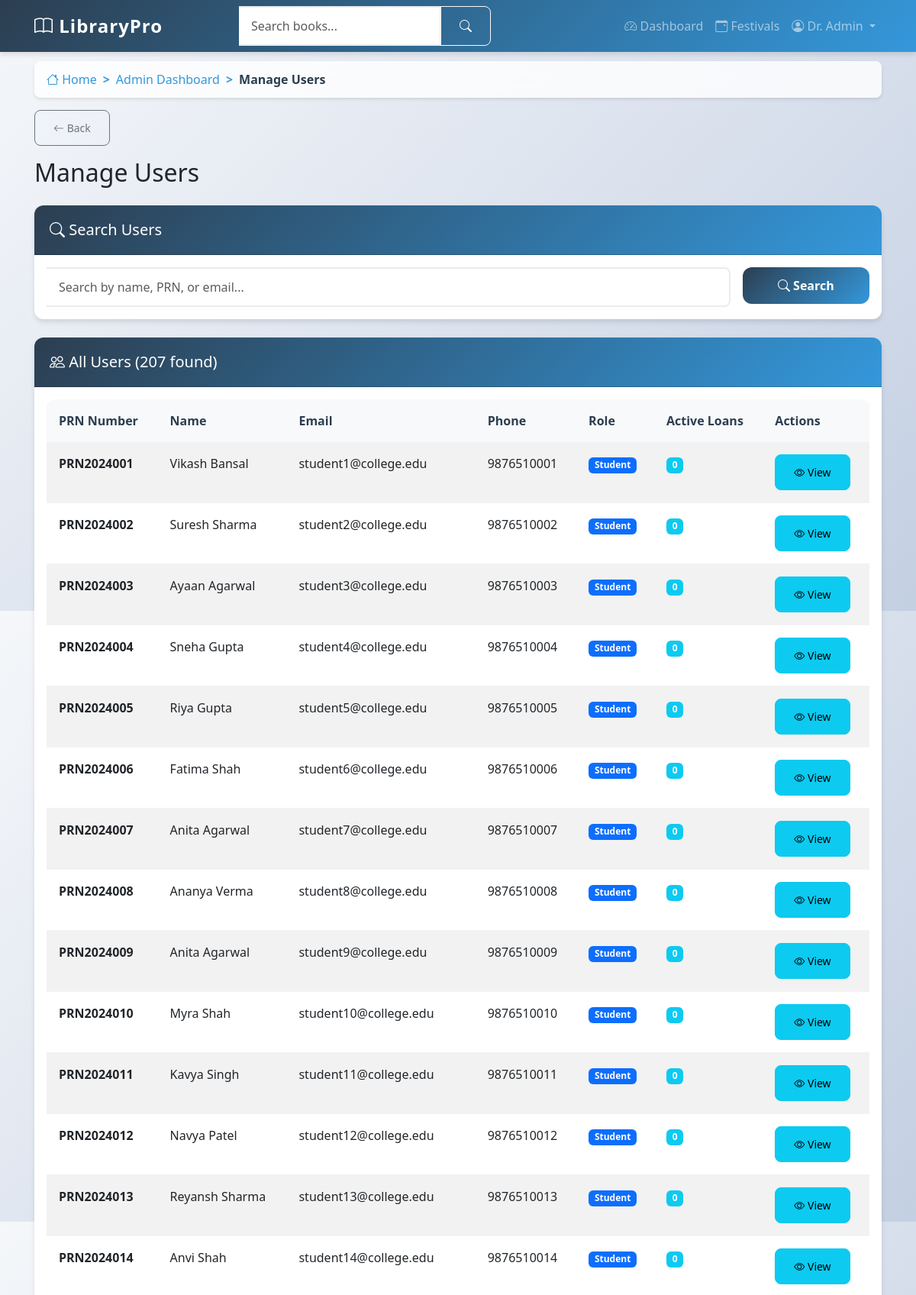
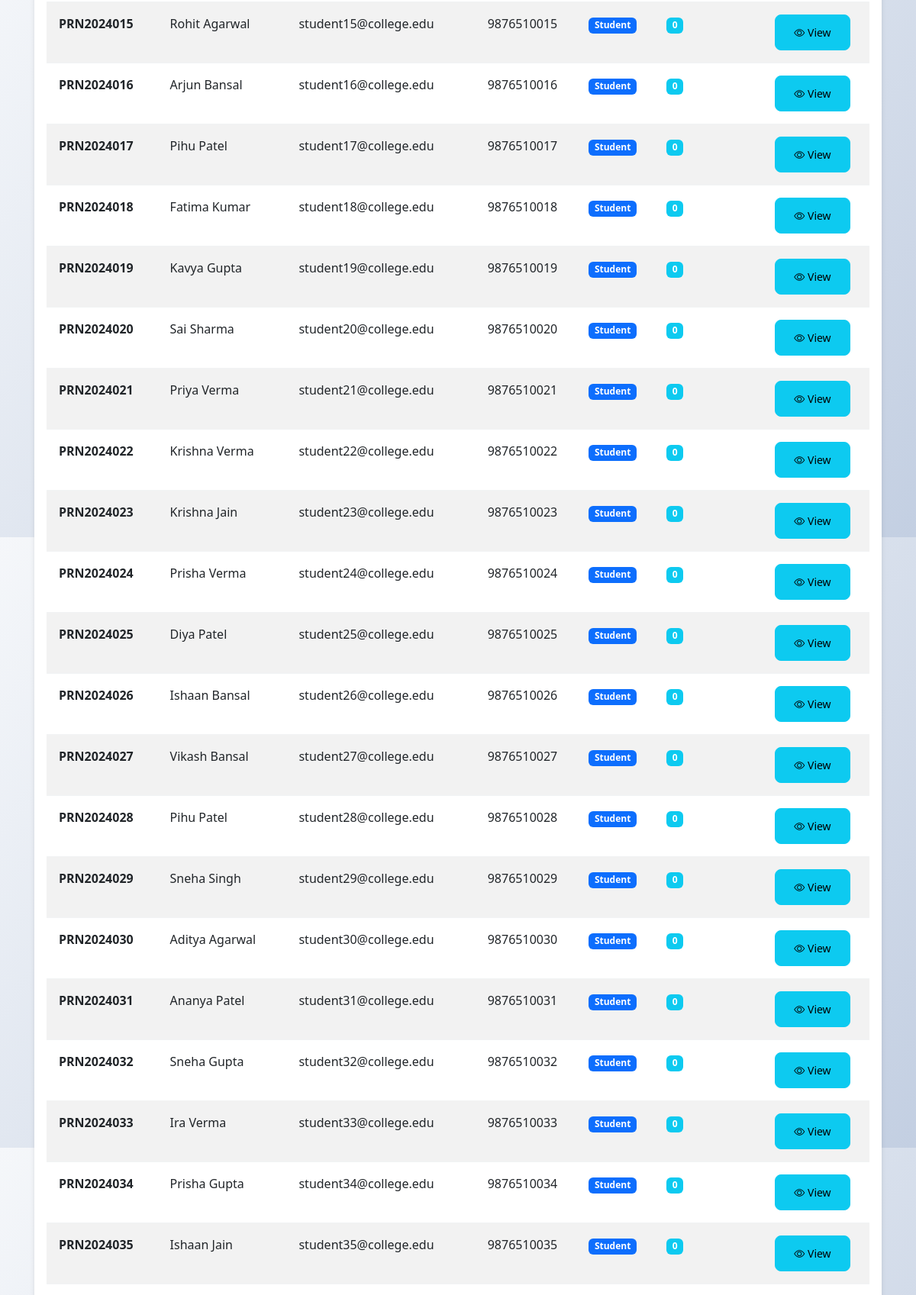
Screenshot of /manage-users (signed in, upper part) with the database file from the repository (2 pictures, top to bottom).
### app/models.py (models this page shows, shortened)
class User(UserMixin, db.Model):
    id = db.Column(db.Integer, primary_key=True)
    prn_number = db.Column(db.String(20), unique=True, nullable=False)
    username = db.Column(db.String(80), unique=True, nullable=False)
    email = db.Column(db.String(120), unique=True, nullable=False)
    name = db.Column(db.String(100), nullable=False)
    mother_name = db.Column(db.String(100), nullable=False)
    dob = db.Column(db.String(10), nullable=False)  # Format: DDMMYYYY
    phone = db.Column(db.String(15), nullable=True)
    address = db.Column(db.Text, nullable=True)
    password_hash = db.Column(db.String(255), nullable=False)
    role = db.Column(db.String(20), nullable=False, default='student')
    year = db.Column(db.String(10), nullable=True)  # 1st, 2nd, 3rd, 4th, 5th
    course = db.Column(db.String(50), nullable=True)  # BSC IT, BSC CS, etc.
    total_books_borrowed = db.Column(db.Integer, default=0)
    total_extension_requests = db.Column(db.Integer, default=0)
    library_hours_this_month = db.Column(db.Float, default=0.0)
    library_hours_this_year = db.Column(db.Float, default=0.0)
    created_at = db.Column(db.DateTime, default=datetime.utcnow)
    updated_at = db.Column(db.DateTime, default=datetime.utcnow, onupdate=datetime.utcnow)
    loans = db.relationship('Loan', backref='borrower', lazy='dynamic')
    library_sessions = db.relationship('LibrarySession', backref='user', lazy='dynamic')

### app/main/routes.py (the view)
@bp.route('/manage-users')
@login_required
def manage_users():
    if current_user.role != 'admin':
        flash('Access denied. Admin privileges required.', 'danger')
        return redirect(url_for('main.dashboard'))
    search_query = request.args.get('search', '')
    if search_query:
        users = User.query.filter(
            (User.name.contains(search_query)) |
            (User.prn_number.contains(search_query)) |
            (User.email.contains(search_query))
        ).all()
    else:
        users = User.query.all()
    return render_template('main/manage_users.html', title='Manage Users',
                         users=users, search_query=search_query)

### app/__init__.py (called while the page is built)
def create_app():
    app = Flask(__name__)
    app.config.from_object(Config)
    db.init_app(app)
    migrate.init_app(app, db)
    login.init_app(app)
    login.login_view = 'auth.student_login'
    login.login_message = 'Please log in to access this page.'
    login.login_message_category = 'info'
    from app.auth import bp as auth_bp
    app.register_blueprint(auth_bp, url_prefix='/auth')
    from app.main import bp as main_bp
    app.register_blueprint(main_bp)
    from app.models import User
    @login.user_loader
    def load_user(user_id):
        return User.query.get(int(user_id))
    return app

### app/models.py (called while the page is built)
    @property
    def is_overdue(self):
        return self.return_date is None and datetime.utcnow() > self.due_date

### app/templates/main/manage_users.html (shortened to what this page needs)
{% extends "base.html" %}
{% block content %}
<div class="row">
    <div class="col-12">
        <h2 class="mb-4">Manage Users</h2>
    </div>
</div>
<div class="card mb-4">
    <div class="card-header">
        <h5 class="mb-0"><i class="bi bi-search"></i> Search Users</h5>
    </div>
    <div class="card-body">
        <form method="GET" class="row g-3">
            <div class="col-md-10">
                <input type="text" class="form-control" name="search"
                       placeholder="Search by name, PRN, or email..."
                       value="{{ search_query }}">
            </div>
            <div class="col-md-2">
                <button type="submit" class="btn btn-primary w-100">
                    <i class="bi bi-search"></i> Search
                </button>
            </div>
        </form>
    </div>
</div>
<div class="card">
    <div class="card-header">
        <h5 class="mb-0"><i class="bi bi-people"></i> All Users ({{ users|length }} found)</h5>
    </div>
    <div class="card-body">
        <div class="table-responsive">
            <table class="table table-striped">
                <thead>
                    <tr>
                        <th>PRN Number</th>
                        <th>Name</th>
                        <th>Email</th>
                        <th>Phone</th>
                        <th>Role</th>
                        <th>Active Loans</th>
                        <th>Actions</th>
                    </tr>
                </thead>
                <tbody>
                    {% for user in users %}
                    <tr>
                        <td><strong>{{ user.prn_number }}</strong></td>
                        <td>{{ user.name }}</td>
                        <td>{{ user.email }}</td>
                        <td>{{ user.phone or 'N/A' }}</td>
                        <td>
                            <span class="badge {% if user.role == 'admin' %}bg-danger{% else %}bg-primary{% endif %}">
                                {{ user.role.title() }}
                            </span>
                        </td>
                        <td>
                            <span class="badge bg-info">
                                {{ user.loans.filter_by(return_date=None).count() }}
                            </span>
                        </td>
                        <td>
                            <button class="btn btn-sm btn-info" data-bs-toggle="modal"
                                    data-bs-target="#userModal{{ user.id }}">
                                <i class="bi bi-eye"></i> View
                            </button>
                        </td>
                    </tr>
                    {% endfor %}
                </tbody>
            </table>
        </div>
    </div>
</div>
{% endblock %}

### app/templates/base.html (shortened to what this page needs)
<!DOCTYPE html>
<html lang="en">
<head>
    <link href="https://cdn.jsdelivr.net/npm/bootstrap@5.3.0/dist/css/bootstrap.min.css" rel="stylesheet">
    <link rel="stylesheet" href="https://cdn.jsdelivr.net/npm/bootstrap-icons@1.10.0/font/bootstrap-icons.css">
    <link rel="stylesheet" href="{{ url_for('static', filename='css/style.css') }}">
    <link rel="stylesheet" href="{{ url_for('static', filename='css/modern.css') }}">
</head>
<body>
    <nav class="navbar navbar-expand-lg navbar-dark bg-primary fixed-top">
        <div class="container">
            <a class="navbar-brand fw-bold" href="{{ url_for('main.index') }}">
                <i class="bi bi-book"></i> LibraryPro
            </a>
            <div class="collapse navbar-collapse" id="navbarNav">
                {% if current_user.is_authenticated %}
                <form class="d-flex mx-auto" method="GET" action="{{ url_for('main.search') }}">
                    <div class="input-group">
                        <input class="form-control" type="search" name="q" placeholder="Search books..."
                               value="{{ request.args.get('q', '') }}">
                        <button class="btn btn-outline-light" type="submit">
                            <i class="bi bi-search"></i>
                        </button>
                    </div>
                </form>
                <ul class="navbar-nav ms-auto">
                    <li class="nav-item">
                        <a class="nav-link" href="{{ url_for('main.dashboard') }}">
                            <i class="bi bi-speedometer2"></i> Dashboard
                        </a>
                    </li>
                    <li class="nav-item">
                        <a class="nav-link" href="{{ url_for('main.festivals') }}">
                            <i class="bi bi-calendar-event"></i> Festivals
                        </a>
                    </li>
                    <li class="nav-item dropdown">
                        <a class="nav-link dropdown-toggle" href="#" role="button" data-bs-toggle="dropdown">
                            <i class="bi bi-person-circle"></i> {{ current_user.name }}
                        </a>
                    </li>
                </ul>
                {% endif %}
            </div>
        </div>
    </nav>
    <main class="main-content">
        <div class="container">
            {% if current_user.is_authenticated %}
            <nav aria-label="breadcrumb" class="mb-3">
                <ol class="breadcrumb">
                    <li class="breadcrumb-item">
                        <a href="{{ url_for('main.index') }}"><i class="bi bi-house"></i> Home</a>
                    </li>
                    {% if request.endpoint == 'main.dashboard' or request.endpoint == 'main.student_dashboard' %}
                        <li class="breadcrumb-item active">Dashboard</li>
                    {% elif request.endpoint == 'main.admin_dashboard' %}
                        <li class="breadcrumb-item active">Admin Dashboard</li>
                    {% elif request.endpoint == 'main.manage_users' %}
                        <li class="breadcrumb-item"><a href="{{ url_for('main.admin_dashboard') }}">Admin Dashboard</a></li>
                        <li class="breadcrumb-item active">Manage Users</li>
                    {% elif request.endpoint == 'main.add_book' %}
                        <li class="breadcrumb-item"><a href="{{ url_for('main.admin_dashboard') }}">Admin Dashboard</a></li>
                        <li class="breadcrumb-item active">Add Book</li>
                    {% elif request.endpoint == 'main.book_details' %}
                        <li class="breadcrumb-item"><a href="{{ url_for('main.admin_dashboard') }}">Admin Dashboard</a></li>
                        <li class="breadcrumb-item active">Book Details</li>
                    {% elif request.endpoint == 'main.send_notice' %}
                        <li class="breadcrumb-item"><a href="{{ url_for('main.admin_dashboard') }}">Admin Dashboard</a></li>
                        <li class="breadcrumb-item active">Send Notice</li>
                    {% elif request.endpoint == 'main.view_notices' %}
                        <li class="breadcrumb-item">
                            <a href="{% if current_user.role == 'admin' %}{{ url_for('main.admin_dashboard') }}{% else %}{{ url_for('main.student_dashboard') }}{% endif %}">Dashboard</a>
                        </li>
                        <li class="breadcrumb-item active">Notices</li>
                    {% elif request.endpoint == 'main.search' %}
                        <li class="breadcrumb-item">
                            <a href="{% if current_user.role == 'admin' %}{{ url_for('main.admin_dashboard') }}{% else %}{{ url_for('main.student_dashboard') }}{% endif %}">Dashboard</a>
                        </li>
                        <li class="breadcrumb-item active">Search Results</li>
                    {% elif request.endpoint == 'auth.profile' %}
                        <li class="breadcrumb-item">
                            <a href="{% if current_user.role == 'admin' %}{{ url_for('main.admin_dashboard') }}{% else %}{{ url_for('main.student_dashboard') }}{% endif %}">Dashboard</a>
                        </li>
                        <li class="breadcrumb-item active">Profile</li>
                    {% endif %}
                </ol>
            </nav>
            {% endif %}
            {% if current_user.is_authenticated and request.endpoint not in ['main.index', 'main.dashboard', 'main.student_dashboard', 'main.admin_dashboard'] %}
            <div class="mb-3">
                <button onclick="goBack()" class="btn btn-outline-secondary btn-sm">
                    <i class="bi bi-arrow-left"></i> Back
                </button>
            </div>
            {% endif %}
            {% block content %}{% endblock %}
        </div>
    </main>
</body>
</html>

### app/static/css/style.css (style rules this page uses)
:root { --primary-color: #2c3e50; --secondary-color: #3498db; --accent-color: #e74c3c; --success-color: #27ae60; --warning-color: #f39c12; --light-bg: #f8f9fa; --card-shadow: 0 4px 6px rgba(0, 0, 0, 0.1); --hover-shadow: 0 8px 15px rgba(0, 0, 0, 0.2); --border-radius: 12px; }
body { font-family: 'Segoe UI', Tahoma, Geneva, Verdana, sans-serif; background: linear-gradient(135deg, #f5f7fa 0%, #c3cfe2 100%); min-height: 100vh; padding: 0; margin: 0; }
.main-content { padding-top: 80px; padding-bottom: 2rem; min-height: calc(100vh - 200px); }
.container { padding-left: 15px; padding-right: 15px; }
.navbar-brand { font-size: 1.5rem; letter-spacing: 1px; }
.navbar { box-shadow: var(--card-shadow); background: linear-gradient(135deg, var(--primary-color) 0%, var(--secondary-color) 100%) !important; }
.card { border: none; border-radius: var(--border-radius); box-shadow: var(--card-shadow); transition: all 0.3s ease; background: white; }
.card-header { background: linear-gradient(135deg, var(--primary-color) 0%, var(--secondary-color) 100%); color: white; border-radius: var(--border-radius) var(--border-radius) 0 0 !important; padding: 1.25rem; font-weight: 600; }
.form-control { border-radius: 8px; border: 2px solid #e9ecef; padding: 0.75rem 1rem; transition: all 0.3s ease; }
.btn { border-radius: 8px; padding: 0.75rem 1.5rem; font-weight: 500; transition: all 0.3s ease; }
.btn-primary { background: linear-gradient(135deg, var(--primary-color) 0%, var(--secondary-color) 100%); border: none; }
.table { background: white; border-radius: var(--border-radius); overflow: hidden; box-shadow: var(--card-shadow); }
.table thead th { background: var(--light-bg); border: none; font-weight: 600; color: var(--primary-color); padding: 1rem; }
.table tbody td { padding: 1rem; border-color: #f1f3f4; }
.breadcrumb { background: rgba(255, 255, 255, 0.8); border-radius: 8px; padding: 0.75rem 1rem; margin-bottom: 1rem; box-shadow: 0 2px 4px rgba(0, 0, 0, 0.1); backdrop-filter: blur(10px); }
.breadcrumb-item + .breadcrumb-item::before { content: ">"; color: var(--secondary-color); font-weight: 600; }
.breadcrumb-item a { color: var(--secondary-color); text-decoration: none; transition: color 0.3s ease; }
.breadcrumb-item.active { color: var(--primary-color); font-weight: 600; }
.btn-outline-secondary { border-color: #6c757d; color: #6c757d; transition: all 0.3s ease; }
.form-control { border-left: none; border-radius: 0 8px 8px 0; }
.btn-primary { background: linear-gradient(135deg, var(--primary-color) 0%, var(--secondary-color) 100%); border: none; border-radius: 12px; padding: 0.75rem; font-weight: 600; transition: all 0.3s ease; }

### app/static/css/modern.css (style rules this page uses)
:root { --primary: #6366f1; --secondary: #8b5cf6; --success: #10b981; --danger: #ef4444; --warning: #f59e0b; --info: #3b82f6; --dark: #1f2937; --light: #f9fafb; }

### rows the page displays
User: name "Dr. Admin"
User: prn_number "PRN2024001", name "Vikash Bansal", email "student1@college.edu", phone "9876510001", role "Student", loans.filter_by "0"
User: prn_number "PRN2024002", name "Suresh Sharma", email "student2@college.edu", phone "9876510002", role "Student", loans.filter_by "0"
User: prn_number "PRN2024003", name "Ayaan Agarwal", email "student3@college.edu", phone "9876510003", role "Student", loans.filter_by "0"
User: prn_number "PRN2024004", name "Sneha Gupta", email "student4@college.edu", phone "9876510004", role "Student", loans.filter_by "0"
User: prn_number "PRN2024005", name "Riya Gupta", email "student5@college.edu", phone "9876510005", role "Student", loans.filter_by "0"
User: prn_number "PRN2024006", name "Fatima Shah", email "student6@college.edu", phone "9876510006", role "Student", loans.filter_by "0"
User: prn_number "PRN2024007", name "Anita Agarwal", email "student7@college.edu", phone "9876510007", role "Student", loans.filter_by "0"
User: prn_number "PRN2024008", name "Ananya Verma", email "student8@college.edu", phone "9876510008", role "Student", loans.filter_by "0"
User: prn_number "PRN2024009", name "Anita Agarwal", email "student9@college.edu", phone "9876510009", role "Student", loans.filter_by "0"
User: prn_number "PRN2024010", name "Myra Shah", email "student10@college.edu", phone "9876510010", role "Student", loans.filter_by "0"
User: prn_number "PRN2024011", name "Kavya Singh", email "student11@college.edu", phone "9876510011", role "Student", loans.filter_by "0"
User: prn_number "PRN2024012", name "Navya Patel", email "student12@college.edu", phone "9876510012", role "Student", loans.filter_by "0"
User: prn_number "PRN2024013", name "Reyansh Sharma", email "student13@college.edu", phone "9876510013", role "Student", loans.filter_by "0"
User: prn_number "PRN2024014", name "Anvi Shah", email "student14@college.edu", phone "9876510014", role "Student", loans.filter_by "0"
User: prn_number "PRN2024015", name "Rohit Agarwal", email "student15@college.edu", phone "9876510015", role "Student", loans.filter_by "0"
User: prn_number "PRN2024016", name "Arjun Bansal", email "student16@college.edu", phone "9876510016", role "Student", loans.filter_by "0"
User: prn_number "PRN2024017", name "Pihu Patel", email "student17@college.edu", phone "9876510017", role "Student", loans.filter_by "0"
User: prn_number "PRN2024018", name "Fatima Kumar", email "student18@college.edu", phone "9876510018", role "Student", loans.filter_by "0"
User: prn_number "PRN2024019", name "Kavya Gupta", email "student19@college.edu", phone "9876510019", role "Student", loans.filter_by "0"
User: prn_number "PRN2024020", name "Sai Sharma", email "student20@college.edu", phone "9876510020", role "Student", loans.filter_by "0"
User: prn_number "PRN2024021", name "Priya Verma", email "student21@college.edu", phone "9876510021", role "Student", loans.filter_by "0"
User: prn_number "PRN2024022", name "Krishna Verma", email "student22@college.edu", phone "9876510022", role "Student", loans.filter_by "0"
User: prn_number "PRN2024023", name "Krishna Jain", email "student23@college.edu", phone "9876510023", role "Student", loans.filter_by "0"
User: prn_number "PRN2024024", name "Prisha Verma", email "student24@college.edu", phone "9876510024", role "Student", loans.filter_by "0"
User: prn_number "PRN2024025", name "Diya Patel", email "student25@college.edu", phone "9876510025", role "Student", loans.filter_by "0"
User: prn_number "PRN2024026", name "Ishaan Bansal", email "student26@college.edu", phone "9876510026", role "Student", loans.filter_by "0"
User: prn_number "PRN2024027", name "Vikash Bansal", email "student27@college.edu", phone "9876510027", role "Student", loans.filter_by "0"
User: prn_number "PRN2024028", name "Pihu Patel", email "student28@college.edu", phone "9876510028", role "Student", loans.filter_by "0"
User: prn_number "PRN2024029", name "Sneha Singh", email "student29@college.edu", phone "9876510029", role "Student", loans.filter_by "0"
User: prn_number "PRN2024030", name "Aditya Agarwal", email "student30@college.edu", phone "9876510030", role "Student", loans.filter_by "0"
User: prn_number "PRN2024031", name "Ananya Patel", email "student31@college.edu", phone "9876510031", role "Student", loans.filter_by "0"
User: prn_number "PRN2024032", name "Sneha Gupta", email "student32@college.edu", phone "9876510032", role "Student", loans.filter_by "0"
User: prn_number "PRN2024033", name "Ira Verma", email "student33@college.edu", phone "9876510033", role "Student", loans.filter_by "0"
User: prn_number "PRN2024034", name "Prisha Gupta", email "student34@college.edu", phone "9876510034", role "Student", loans.filter_by "0"
User: prn_number "PRN2024035", name "Ishaan Jain", email "student35@college.edu", phone "9876510035", role "Student", loans.filter_by "0"

### other values shown
{{ users|length }} "207"
